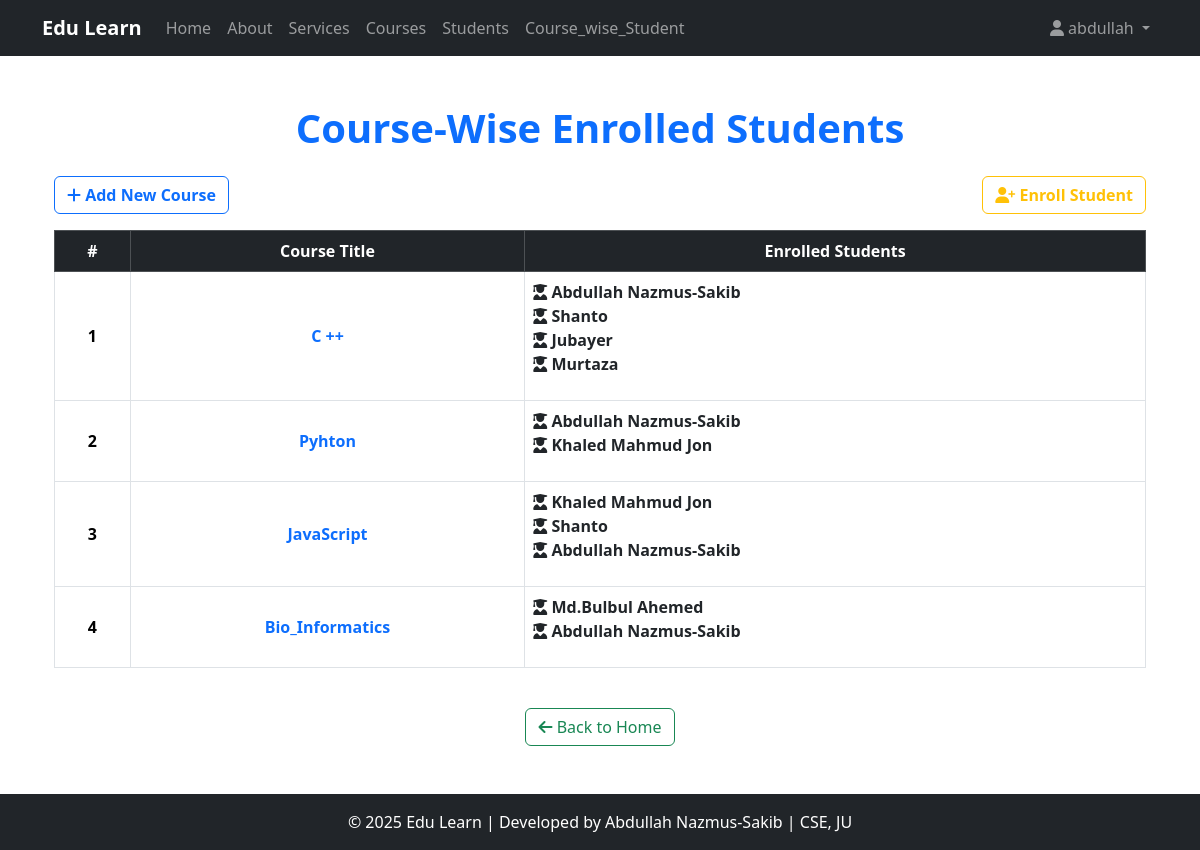
The app's page /Course_wise_Student/ (signed in) with its own data.
### Course_app/models.py (models this page shows, shortened)
class Course(models.Model):
    title = models.CharField(max_length=25)
    descriptions = models.TextField()
    durations = models.IntegerField(help_text="Durations in hours")
    thumbnail = models.ImageField(upload_to="courses_thumbnail/", null=True, blank=True)

class Student(models.Model):
    name = models.CharField(max_length=30)
    roll = models.IntegerField()
    email = models.EmailField(max_length=60,unique=True)
    enrolled_courses = models.ManyToManyField(Course, related_name="students")  # ✅ Changed related_name to plural

### Course_app/views.py (the view)
# urls.py: path('Course_wise_Student/',views.Course_wise_Student,name='Course_wise_Student'),
@login_required(login_url='login_user')
def Course_wise_Student(request):
    courses = Course.objects.all()
    context = {
        'courses':courses
    }
    return render(request,"Course_app/Course_wise_Student.html",context)

### templates/Course_app/Course_wise_Student.html (shortened to what this page needs)
{% extends 'Course_app/base.html' %}
{% block content %}
<div class="container">
    <div class="text-center mb-4">
        <h1 class="fw-bold text-primary">Course-Wise Enrolled Students</h1>
    </div>
    <div class="d-flex justify-content-between">
        <a href="{% url 'create_course' %}" class="btn btn-outline-primary fw-bold mb-3">
            <i class="fas fa-plus"></i> Add New Course
        </a>
        <a href="{% url 'Enroll_student' %}" class="btn btn-outline-warning fw-bold mb-3">
            <i class="fas fa-user-plus"></i> Enroll Student
        </a>
    </div>
    <div class="table-responsive">
        <table class="table table-bordered table-hover text-center align-middle">
            <thead class="table-dark">
                <tr>
                    <th>#</th>
                    <th>Course Title</th>
                    <th>Enrolled Students</th>
                </tr>
            </thead>
            <tbody>
                {% for course in courses %}
                <tr>
                    <td class="fw-bold">{{ forloop.counter }}</td>
                    <td class="text-primary fw-semibold">{{ course.title }}</td>
                    <td>
                        {% if course.students.all %}
                            <ul class="list-unstyled text-start">
                                {% for student in course.students.all %}
                                <li>
                                    <a href="{% url 'individual_student_detail' student.id %}" class="text-decoration-none fw-bold text-dark">
                                        <i class="fas fa-user-graduate"></i> {{ student.name }}
                                    </a>
                                </li>
                                {% endfor %}
                            </ul>
                        {% else %}
                            <span class="text-muted">No students enrolled</span>
                        {% endif %}
                    </td>
                </tr>
                {% empty %}
                <tr>
                    <td colspan="4" class="text-center text-danger fw-bold">No courses found.</td>
                </tr>
                {% endfor %}
            </tbody>
        </table>
    </div>
    <div class="d-flex justify-content-center mt-4">
        <a href="{% url 'course_list' %}" class="btn btn-outline-success">
            <i class="fas fa-arrow-left"></i> Back to Home
        </a>
    </div>
</div>
{% endblock content %}

### templates/Course_app/navbar.html (shortened to what this page needs)
<nav class="navbar navbar-expand-lg navbar-dark bg-dark">
    <div class="container">
        <a class="navbar-brand fw-bold" href="{% url 'course_list' %}">Edu Learn</a>
        <div class="collapse navbar-collapse" id="navbarNav">
            <ul class="navbar-nav me-auto">
                <li class="nav-item">
                    <a class="nav-link {% if request.path == '/' %}active{% endif %}" href="{% url 'course_list' %}">Home</a>
                </li>
                <li class="nav-item">
                    <a class="nav-link" href="{% url 'about' %}">About</a>
                </li>
                <li class="nav-item">
                    <a class="nav-link" href="{% url 'services' %}">Services</a>
                </li>
                <li class="nav-item">
                    <a class="nav-link" href="{% url 'course_list' %}">Courses</a>
                </li>
                <li class="nav-item">
                    <a class="nav-link" href="{% url 'student_list' %}">Students</a>
                </li>
                <li class="nav-item">
                    <a class="nav-link" href="{% url 'Course_wise_Student' %}">Course_wise_Student</a>
                </li>
            </ul>
            <ul class="navbar-nav">
                <li class="nav-item dropdown">
                    <a class="nav-link dropdown-toggle" href="#" id="userDropdown" role="button" data-bs-toggle="dropdown" aria-expanded="false">
                        <i class="fas fa-user"></i>
                        {% if request.user.is_authenticated %}
                        {{ request.user.username }}
                        {% else %}
                            Account
                        {% endif %}
                    </a>
                </li>
            </ul>
        </div>
    </div>
</nav>

### static/Course_app/css/base.css (style rules this page uses)
html, body { height: 100%; }
body { display: flex; flex-direction: column; }

### records on screen
Course: title "C ++"
Student: name "Abdullah Nazmus-Sakib"
Student: name "Shanto"
Student: name "Jubayer"
Student: name "Murtaza"
Course: title "Pyhton"
Student: name "Khaled Mahmud Jon"
Course: title "JavaScript"
Course: title "Bio_Informatics"
Student: name "Md.Bulbul Ahemed"

### other values on screen
{{ request.user.username }} "abdullah"
